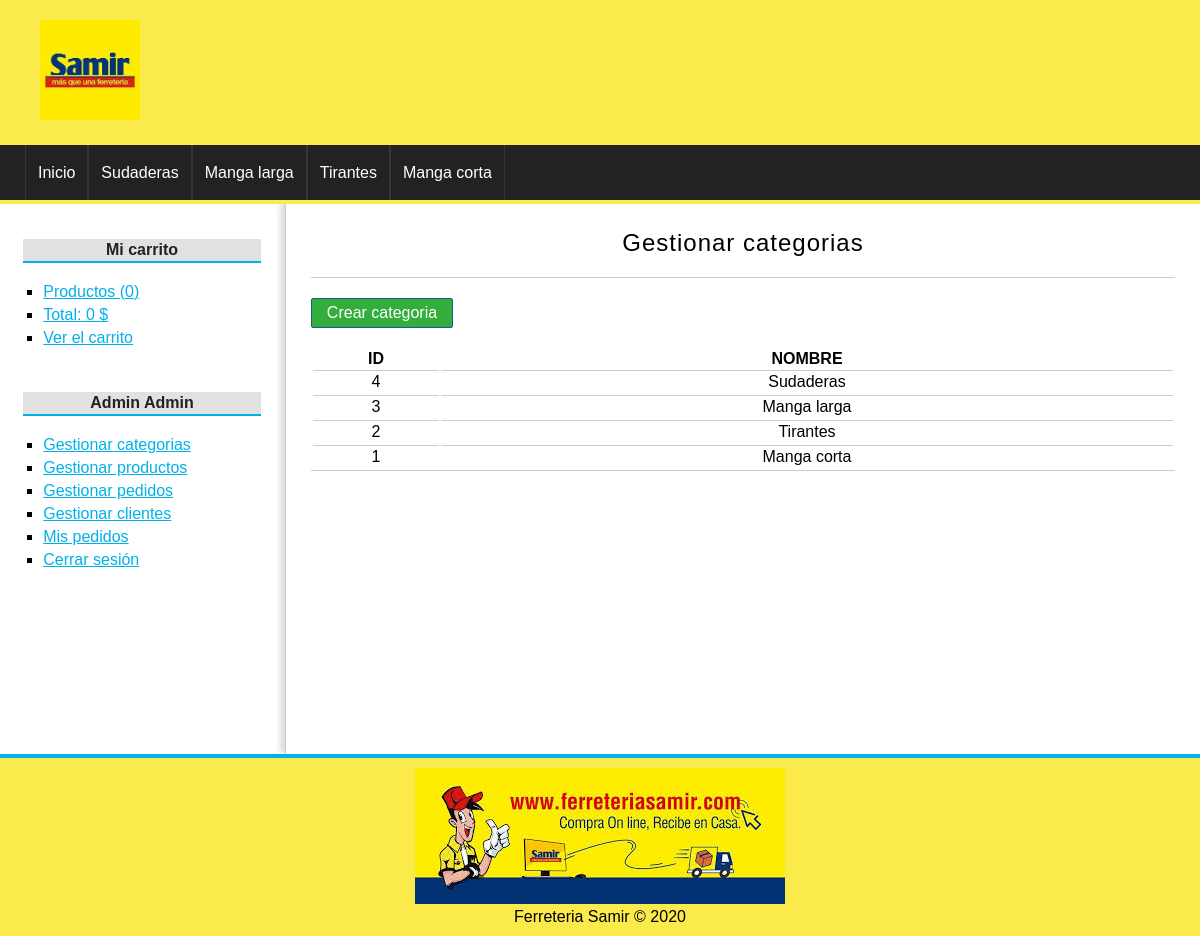
Before: /categoria/index (signed in) with the older database file.
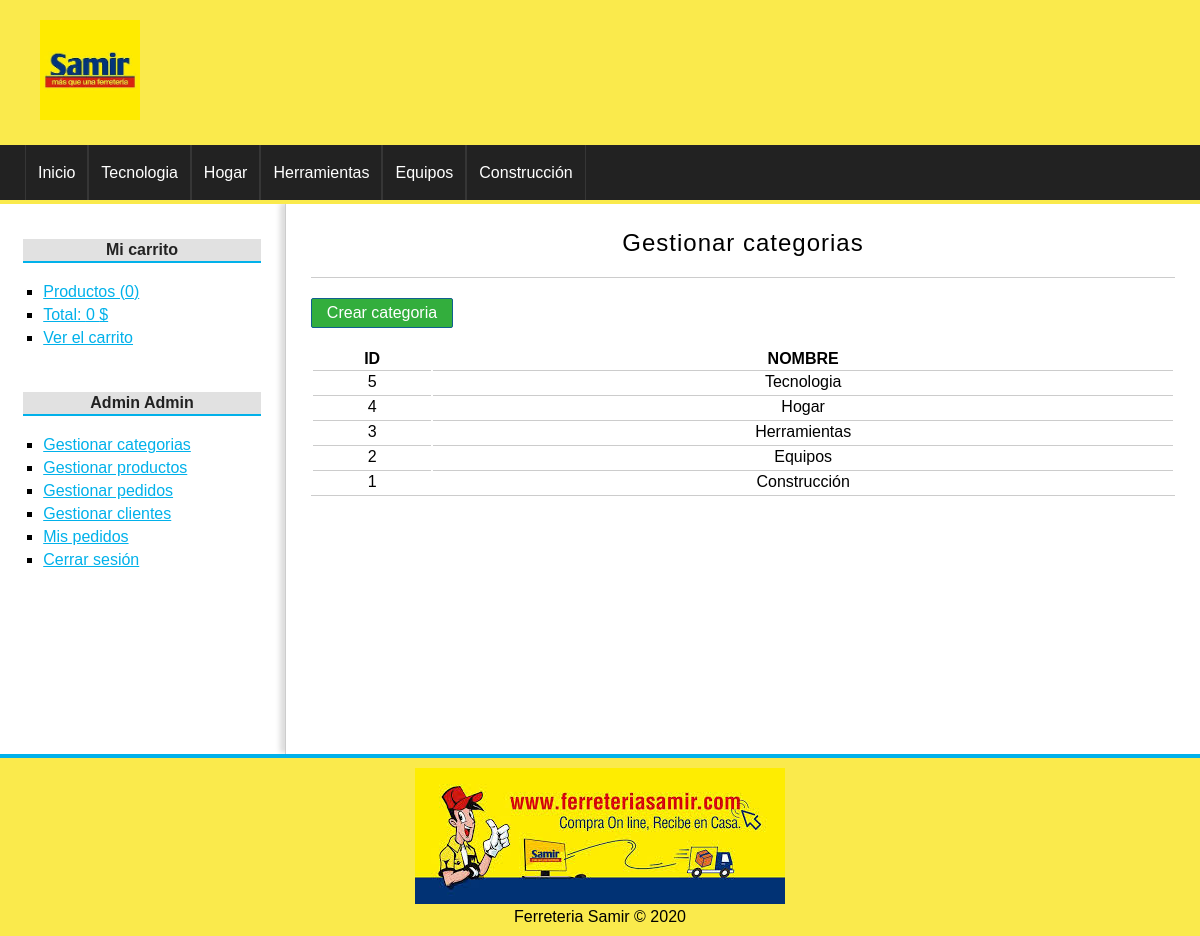
After: the same page with the newer database file.
### tables this page shows
CREATE TABLE categorias(
id              int(255) auto_increment not null,
nombre          varchar(100) not null,
CONSTRAINT pk_categorias PRIMARY KEY(id) 
);

### config/db.php (called while the page is built)
<?php
class Database{
	public static function connect(){
		$db = new mysqli('localhost', 'root', '', 'tienda_master');
		$db->query("SET NAMES 'utf8'");
		return $db;
	}
}

### helpers/utils.php (called while the page is built, shortened)
<?php
class Utils{
	public static function showCategorias(){
		require_once 'models/categoria.php';
		$categoria = new Categoria();
		$categorias = $categoria->getAll();
		return $categorias;
	}
}

### models/categoria.php (called while the page is built, shortened)
<?php
class Categoria{
	private $db;
	public function __construct() {
		$this->db = Database::connect();
	}
	public function getAll(){
		$categorias = $this->db->query("SELECT * FROM categorias ORDER BY id DESC;");
		return $categorias;
	}
}

### controllers/CategoriaController.php (called while the page is built, shortened)
<?php
require_once 'models/categoria.php';
class categoriaController{
	public function index(){
		$categoria = new Categoria();
		$categorias = $categoria->getAll();
		require_once 'views/categoria/index.php';
	}
}

### views/categoria/index.php (the view)
<h1>Gestionar categorias</h1>
<a href="<?=base_url?>categoria/crear" class="button button-small">
	Crear categoria
</a>
<table>
	<tr>
		<th>ID</th>
		<th>NOMBRE</th>
	</tr>
	<?php while($cat = $categorias->fetch_object()): ?>
		<tr>
			<td><?=$cat->id;?></td>
			<td><?=$cat->nombre;?></td>
		</tr>
	<?php endwhile; ?>
</table>

### views/layout/header.php (shortened to what this page needs)
<!DOCTYPE HTML>
<html lang="es">
	<head>
		<link rel="stylesheet" href="<?=base_url?>assets/css/styles.css" />
	</head>
	<body>
		<div id="container">
			<header id="header">
				<div id="logo">
					<img src="<?=base_url?>assets/img/samir.jpg" alt="Ferreteria Samir" />
				</div>
			</header>
			<?php $categorias = Utils::showCategorias(); ?>
			<nav id="menu">
				<ul>
					<li>
						<a href="<?=base_url?>">Inicio</a>
					</li>
					<?php while($cat = $categorias->fetch_object()): ?>
						<li>
							<a href="<?=base_url?>categoria/ver&id=<?=$cat->id?>"><?=$cat->nombre?></a>
						</li>
					<?php endwhile; ?>
				</ul>
			</nav>
			<div id="content">

Changed rows visible on the page:
added categorias: nombre "Tecnologia", id "5"
changed categorias id 4: nombre "Sudaderas" → "Hogar"
changed categorias id 3: nombre "Manga larga" → "Herramientas"
changed categorias id 2: nombre "Tirantes" → "Equipos"
changed categorias id 1: nombre "Manga corta" → "Construcción"
